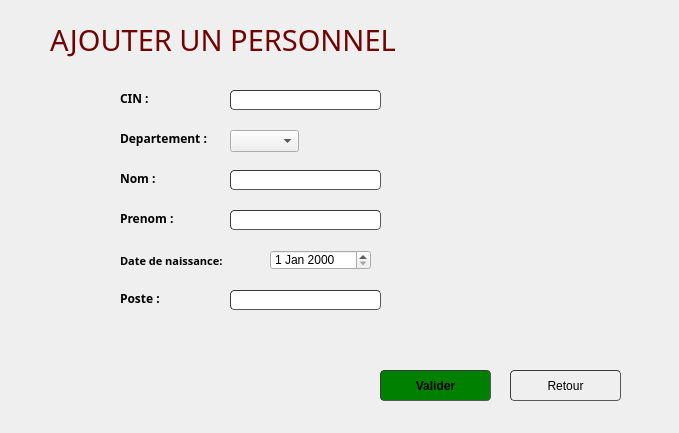
<?xml version="1.0" encoding="UTF-8"?>
<ui version="4.0">
 <class>AjouterPersonnel</class>
 <widget class="QWidget" name="AjouterPersonnel">
  <property name="geometry">
   <rect>
    <x>0</x>
    <y>0</y>
    <width>679</width>
    <height>433</height>
   </rect>
  </property>
  <property name="windowTitle">
   <string>Form</string>
  </property>
  <widget class="QLabel" name="label_4">
   <property name="geometry">
    <rect>
     <x>120</x>
     <y>250</y>
     <width>131</width>
     <height>21</height>
    </rect>
   </property>
   <property name="font">
    <font>
     <family>Century Gothic</family>
     <pointsize>8</pointsize>
     <weight>75</weight>
     <bold>true</bold>
    </font>
   </property>
   <property name="text">
    <string>Date de naissance:</string>
   </property>
  </widget>
  <widget class="QDateEdit" name="date">
   <property name="geometry">
    <rect>
     <x>270</x>
     <y>250</y>
     <width>101</width>
     <height>20</height>
    </rect>
   </property>
  </widget>
  <widget class="QLabel" name="label_2">
   <property name="geometry">
    <rect>
     <x>120</x>
     <y>130</y>
     <width>111</width>
     <height>16</height>
    </rect>
   </property>
   <property name="font">
    <font>
     <family>Century Gothic</family>
     <pointsize>9</pointsize>
     <weight>75</weight>
     <bold>true</bold>
    </font>
   </property>
   <property name="text">
    <string>Departement :</string>
   </property>
  </widget>
  <widget class="QLabel" name="text_cin">
   <property name="geometry">
    <rect>
     <x>230</x>
     <y>110</y>
     <width>211</width>
     <height>20</height>
    </rect>
   </property>
   <property name="text">
    <string/>
   </property>
  </widget>
  <widget class="QPushButton" name="Annuler">
   <property name="geometry">
    <rect>
     <x>510</x>
     <y>370</y>
     <width>111</width>
     <height>31</height>
    </rect>
   </property>
   <property name="styleSheet">
    <string notr="true">	border-width: 1px; border-radius: 4px;
	border-color: rgb(58, 58, 58);
	border-style: inset;
	padding: 0 8px;


	selection-color: rgb(60, 63, 65);</string>
   </property>
   <property name="text">
    <string>Retour</string>
   </property>
   <property name="icon">
    <iconset>
     <normaloff>:/icons/icons8_back_to_200px.png</normaloff>:/icons/icons8_back_to_200px.png</iconset>
   </property>
  </widget>
  <widget class="QLabel" name="text_prenom">
   <property name="geometry">
    <rect>
     <x>230</x>
     <y>230</y>
     <width>181</width>
     <height>20</height>
    </rect>
   </property>
   <property name="text">
    <string/>
   </property>
  </widget>
  <widget class="QLabel" name="date_text">
   <property name="geometry">
    <rect>
     <x>194</x>
     <y>270</y>
     <width>351</width>
     <height>20</height>
    </rect>
   </property>
   <property name="text">
    <string/>
   </property>
  </widget>
  <widget class="QLabel" name="text2">
   <property name="geometry">
    <rect>
     <x>170</x>
     <y>370</y>
     <width>181</width>
     <height>20</height>
    </rect>
   </property>
   <property name="text">
    <string/>
   </property>
  </widget>
  <widget class="QLabel" name="text_date">
   <property name="geometry">
    <rect>
     <x>230</x>
     <y>270</y>
     <width>351</width>
     <height>20</height>
    </rect>
   </property>
   <property name="text">
    <string/>
   </property>
  </widget>
  <widget class="QLabel" name="label_9">
   <property name="geometry">
    <rect>
     <x>120</x>
     <y>90</y>
     <width>41</width>
     <height>16</height>
    </rect>
   </property>
   <property name="font">
    <font>
     <family>Century Gothic</family>
     <pointsize>9</pointsize>
     <weight>75</weight>
     <bold>true</bold>
    </font>
   </property>
   <property name="text">
    <string>CIN :</string>
   </property>
  </widget>
  <widget class="QLabel" name="text_nom">
   <property name="geometry">
    <rect>
     <x>230</x>
     <y>190</y>
     <width>171</width>
     <height>20</height>
    </rect>
   </property>
   <property name="text">
    <string/>
   </property>
  </widget>
  <widget class="QLineEdit" name="prenom">
   <property name="geometry">
    <rect>
     <x>230</x>
     <y>210</y>
     <width>151</width>
     <height>20</height>
    </rect>
   </property>
   <property name="styleSheet">
    <string notr="true">	border-width: 1px; border-radius: 4px;
	border-color: rgb(58, 58, 58);
	border-style: inset;
	padding: 0 8px;


	selection-color: rgb(60, 63, 65);</string>
   </property>
  </widget>
  <widget class="QLineEdit" name="nom">
   <property name="geometry">
    <rect>
     <x>230</x>
     <y>170</y>
     <width>151</width>
     <height>20</height>
    </rect>
   </property>
   <property name="styleSheet">
    <string notr="true">	border-width: 1px; border-radius: 4px;
	border-color: rgb(58, 58, 58);
	border-style: inset;
	padding: 0 8px;


	selection-color: rgb(60, 63, 65);</string>
   </property>
  </widget>
  <widget class="QPushButton" name="Valider">
   <property name="geometry">
    <rect>
     <x>380</x>
     <y>370</y>
     <width>111</width>
     <height>31</height>
    </rect>
   </property>
   <property name="font">
    <font>
     <weight>75</weight>
     <bold>true</bold>
    </font>
   </property>
   <property name="styleSheet">
    <string notr="true">	border-width: 1px; border-radius: 4px;
	border-color: rgb(58, 58, 58);
	border-style: inset;
	padding: 0 8px;
	background-color: green;

	selection-color: rgb(60, 63, 65);</string>
   </property>
   <property name="text">
    <string>Valider</string>
   </property>
   <property name="icon">
    <iconset>
     <normaloff>:/icons/icons8_checkmark_96px.png</normaloff>:/icons/icons8_checkmark_96px.png</iconset>
   </property>
  </widget>
  <widget class="QLabel" name="label_7">
   <property name="geometry">
    <rect>
     <x>50</x>
     <y>10</y>
     <width>491</width>
     <height>61</height>
    </rect>
   </property>
   <property name="font">
    <font>
     <family>Century Gothic</family>
     <pointsize>22</pointsize>
     <weight>50</weight>
     <bold>false</bold>
    </font>
   </property>
   <property name="text">
    <string>&lt;html&gt;&lt;head/&gt;&lt;body&gt;&lt;p&gt;&lt;span style=&quot; color:#6f0303;&quot;&gt;AJOUTER UN PERSONNEL&lt;/span&gt;&lt;/p&gt;&lt;/body&gt;&lt;/html&gt;</string>
   </property>
   <property name="textFormat">
    <enum>Qt::RichText</enum>
   </property>
  </widget>
  <widget class="QLabel" name="label_11">
   <property name="geometry">
    <rect>
     <x>120</x>
     <y>210</y>
     <width>61</width>
     <height>16</height>
    </rect>
   </property>
   <property name="font">
    <font>
     <family>Century Gothic</family>
     <pointsize>9</pointsize>
     <weight>75</weight>
     <bold>true</bold>
    </font>
   </property>
   <property name="text">
    <string>Prenom :</string>
   </property>
  </widget>
  <widget class="QLabel" name="label_10">
   <property name="geometry">
    <rect>
     <x>120</x>
     <y>170</y>
     <width>51</width>
     <height>16</height>
    </rect>
   </property>
   <property name="font">
    <font>
     <family>Century Gothic</family>
     <pointsize>9</pointsize>
     <weight>75</weight>
     <bold>true</bold>
    </font>
   </property>
   <property name="text">
    <string>Nom :</string>
   </property>
  </widget>
  <widget class="QLineEdit" name="cin">
   <property name="geometry">
    <rect>
     <x>230</x>
     <y>90</y>
     <width>151</width>
     <height>20</height>
    </rect>
   </property>
   <property name="styleSheet">
    <string notr="true">	border-width: 1px; border-radius: 4px;
	border-color: rgb(58, 58, 58);
	border-style: inset;
	padding: 0 8px;


	selection-color: rgb(60, 63, 65);</string>
   </property>
  </widget>
  <widget class="QComboBox" name="departement">
   <property name="geometry">
    <rect>
     <x>230</x>
     <y>130</y>
     <width>69</width>
     <height>22</height>
    </rect>
   </property>
  </widget>
  <widget class="QLabel" name="text_poste">
   <property name="geometry">
    <rect>
     <x>230</x>
     <y>310</y>
     <width>381</width>
     <height>20</height>
    </rect>
   </property>
   <property name="text">
    <string/>
   </property>
  </widget>
  <widget class="QLabel" name="label_12">
   <property name="geometry">
    <rect>
     <x>120</x>
     <y>290</y>
     <width>61</width>
     <height>16</height>
    </rect>
   </property>
   <property name="font">
    <font>
     <family>Century Gothic</family>
     <pointsize>9</pointsize>
     <weight>75</weight>
     <bold>true</bold>
    </font>
   </property>
   <property name="text">
    <string>Poste :</string>
   </property>
  </widget>
  <widget class="QLineEdit" name="poste">
   <property name="geometry">
    <rect>
     <x>230</x>
     <y>290</y>
     <width>151</width>
     <height>20</height>
    </rect>
   </property>
   <property name="styleSheet">
    <string notr="true">	border-width: 1px; border-radius: 4px;
	border-color: rgb(58, 58, 58);
	border-style: inset;
	padding: 0 8px;


	selection-color: rgb(60, 63, 65);</string>
   </property>
  </widget>
 </widget>
 <resources/>
 <connections/>
</ui>
